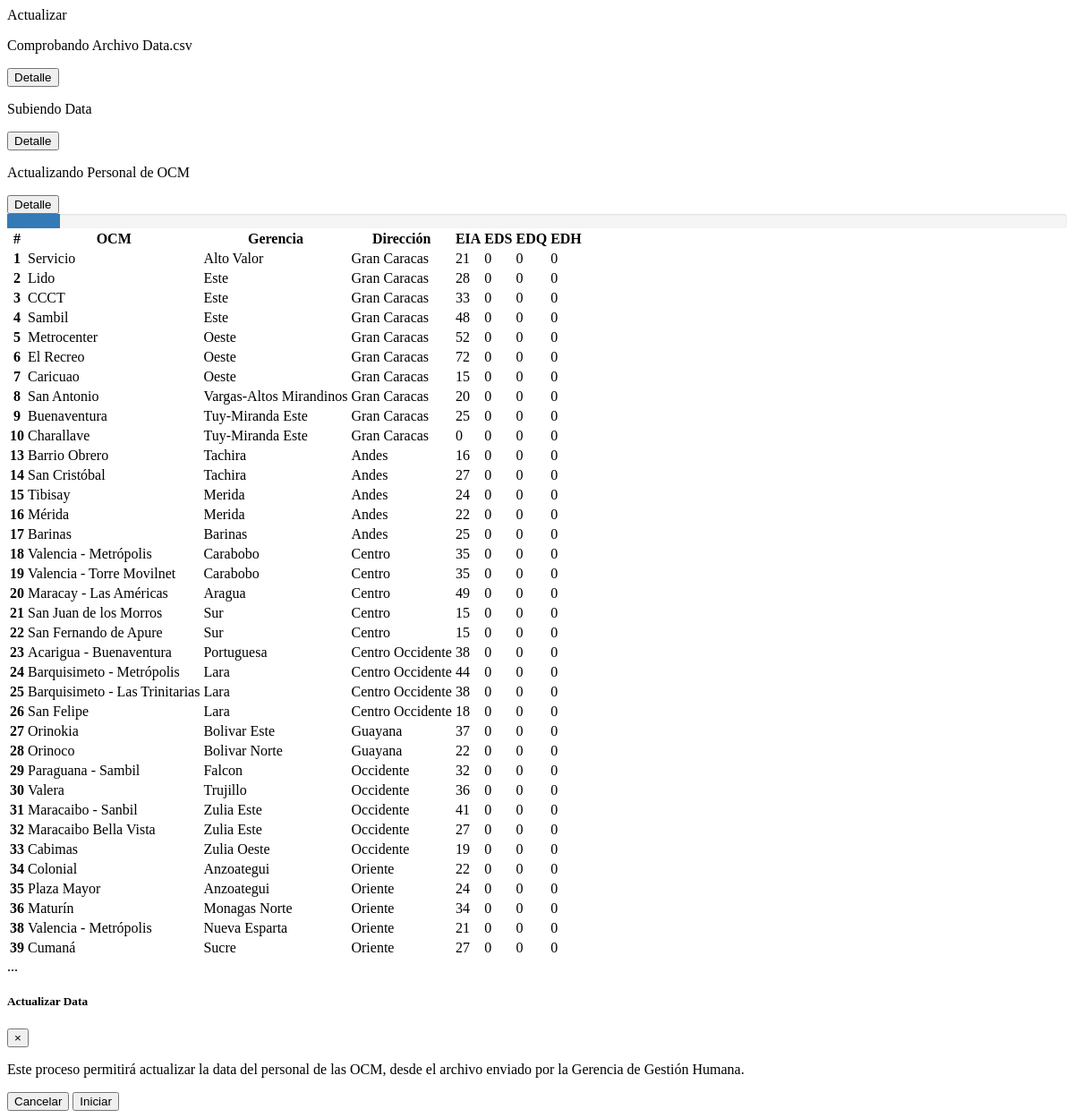
Screenshot of /Views/dataocm.php with the database file from the repository.
### tables this page shows
CREATE TABLE `oficinas` (
  `id` int(11) NOT NULL,
  `nombre` varchar(75) NOT NULL,
  `gerencia_id` int(11) NOT NULL,
  `eia` int(11) NOT NULL,
  `eds` int(11) NOT NULL,
  `edq` int(11) NOT NULL,
  `edh` int(11) NOT NULL,
  `tpa` float(11,2) NOT NULL,
  `p_ige` float(11,2) NOT NULL,
  `p_ecu` float(11,2) NOT NULL,
  `p_ecn` float(11,2) NOT NULL,
  `p_ret` float(11,2) NOT NULL,
  `p_ven` float(11,2) NOT NULL,
  `p_tpa` float(11,2) NOT NULL,
  `p_fal` float(11,2) NOT NULL
);

CREATE TABLE `gerencias` (
  `id` int(11) NOT NULL,
  `nombre` varchar(75) NOT NULL,
  `direcccion_id` int(11) NOT NULL,
  `titular` varchar(75) NOT NULL,
  `email` varchar(75) NOT NULL,
  `telefono1` varchar(11) NOT NULL,
  `telefono2` varchar(11) NOT NULL
);

CREATE TABLE `direcciones` (
  `id` int(11) NOT NULL,
  `nombre` varchar(75) NOT NULL,
  `titular` varchar(75) NOT NULL,
  `email` varchar(75) NOT NULL,
  `telefono1` varchar(11) NOT NULL,
  `telefono2` varchar(11) NOT NULL
);

### Autoload.php (called while the page is built, shortened)
<?php namespace Config;
	class Autoload{
		public static function run (){
			spl_autoload_register(function($class){
				$ruta = str_replace("\\", "/", $class). ".php";
				$ruta = $ruta;
			});
		}
	}
 ?>

### Models/Conexion.php (called while the page is built, shortened)
<?php namespace Models;
class Conexion {
	private $con;
	public function __construct (){
    $this->con = new \PDO('mysql:host=localhost;dbname=gpcg;charset=utf8mb4', 'root', '');
    $this->con->setAttribute(\PDO::ATTR_ERRMODE, \PDO::ERRMODE_EXCEPTION);
	}
	public function consultaRetorno ($sql){
		$utils = $this->con->query($sql);
		return $utils;
	}
}
 ?>

### Controllers/controllerApp.php (called while the page is built, shortened)
<?php namespace Controllers;
require_once "../Autoload.php";
class controllerApp
{
	function listarocm()
	{
		$this->datos = new modelsApp;
		$datos = $this->datos->listarocm();
		return $datos;
	}
}
?>

### Models/modelsApp.php (called while the page is built, shortened)
<?php namespace Models;
require_once "../Autoload.php";
class modelsApp
{
	function __construct()
	{
		$this->con = new Conexion();
	}
	function listarocm ()
	{
		$sql = 'SELECT o.id AS id, o.nombre AS nombre, g.nombre AS gerencia, d.nombre AS direccion, o.tpa AS tpa, o.eia AS eia, o.eds AS eds, o.edq AS edq, o.edh AS edh
		FROM oficinas AS o, gerencias AS g, direcciones AS d
		WHERE o.gerencia_id = g.id AND g.direcccion_id = d.id';
		$this->datos = $this->con->consultaRetorno($sql);
		return $this->datos;
	}
}
?>

### Views/dataocm.php (the view, shortened to what this page needs)
<?php namespace Views;
require_once "../Autoload.php";
$datos = new controllerApp;
$data = $datos->listarocm();
?>
<div class="row mt-3">
	<div class="col-12 d-flex justify-content-end">
		<a class="btn btn-outline-primary px-4" onclick="crear('actulizardata',2)" data-toggle="modal" data-target="#modalEjecutarAct" id="btn-actualizar">Actualizar</a>
	</div>
</div>
<div class="d-none" id="procesarAct">
<div class="row d-flex justify-content-center">
	<div class="col-3 text-center">
		<p>Comprobando Archivo Data.csv</p>
		<button type="button" class="btn btn-sm btn-outline-warning paso1 invisible" data-toggle="tooltip" data-placement="bottom" title="Detalle del Data.csv" id="detallePaso1">Detalle</button>
	</div>
	<div class="col-3 text-center">
		<p>Subiendo Data</p>
		<button type="button" class="btn btn-sm btn-outline-warning paso2 invisible" data-toggle="tooltip" data-placement="bottom" title="Regsitros en Data.csv" id="detallePaso2">Detalle</button>
	</div>
	<div class="col-3 text-center">
		<p>Actualizando Personal de OCM</p>
		<button type="button" class="btn btn-sm btn-outline-warning paso3 invisible" data-toggle="tooltip" data-placement="bottom" title="Detalle Personal Activo" id="detallePaso3">Detalle</button>
	</div>
</div>
<div class="row mt-5">
	<div class="col-8">
		<div class="progress">
			<div class="progress-bar progress-bar-striped progress-bar-animated" role="progressbar" aria-valuemin="0" aria-valuemax="100" style="width: 5%" id="anchoprogress"></div>
		</div>
	</div>
</div>
</div>
<div class="row mt-3">
	<div class="col">
		<div class="table-responsive-sm">
			<table class="table table-striped text-light" id="tablaocm">
				<thead>
					<tr>
						<th scope="col">#</th>
						<th scope="col">OCM</th>
						<th scope="col">Gerencia</th>
						<th scope="col">Dirección</th>
						<th scope="col">EIA</th>
						<th scope="col">EDS</th>
						<th scope="col">EDQ</th>
						<th scope="col">EDH</th>
					</tr>
				</thead>
				<tbody>
					<?php foreach ($data as $ocm) { ?>
					<tr>
						<th scope="row"><?php echo $ocm['id']; ?></th>
						<td><?php echo $ocm['nombre']; ?></td>
						<td><?php echo $ocm['gerencia']; ?></td>
						<td><?php echo $ocm['direccion']; ?></td>
						<td><?php echo $ocm['eia']; ?></td>
						<td><?php echo $ocm['eds']; ?></td>
						<td><?php echo $ocm['edq']; ?></td>
						<td><?php echo $ocm['edh']; ?></td>
					</tr>
					<?php } ?>
				</tbody>
			</table>
		</div>
	</div>
</div>
<div class="modal fade bd-example-modal-sm" tabindex="-1" role="dialog" aria-labelledby="mySmallModalLabel" aria-hidden="true">
  <div class="modal-dialog modal-sm">
    <div class="modal-content">
      ...
    </div>
  </div>
</div>
<div class="modal fade" id="modalEjecutarAct" tabindex="-1" role="dialog" aria-labelledby="exampleModalCenterTitle" aria-hidden="true">
	<div class="modal-dialog modal-dialog-centered" role="document">
		<div class="modal-content">
			<div class="modal-header">
				<h5 class="modal-title" id="exampleModalCenterTitle">Actualizar Data</h5>
				<button type="button" class="close" data-dismiss="modal" aria-label="Close">
					<span aria-hidden="true">&times;</span>
				</button>
			</div>
			<div class="modal-body">
				<p>Este proceso permitirá actualizar la data del personal de las OCM, desde el archivo enviado por la Gerencia de Gestión Humana.</p>
			</div>
			<div class="modal-footer">
				<button type="button" class="btn btn-secondary" data-dismiss="modal">Cancelar</button>
				<button type="button" class="btn btn-primary" onclick="crear('siguienteAct',2)">Iniciar</button>
			</div>
		</div>
	</div>
</div>

### Views/dataocm.php (style rules this page uses)
.progress-bar { height: 100%; width: 0; color: #fff; background-color: #337ab7; transition: width .6s ease; }
.progress { height: 1em; width: 100%; background-color: #f5f5f5; border-radius: 4px; box-shadow: inset 0 1px 2px rgba(0,0,0,.1); }

### rows the page displays
oficinas: id "1", nombre "Servicio", gerencia.nombre "Alto Valor", direcciones.nombre "Gran Caracas", eia "21", eds "0", edq "0", edh "0"
oficinas: id "2", nombre "Lido", gerencia.nombre "Este", direcciones.nombre "Gran Caracas", eia "28", eds "0", edq "0", edh "0"
oficinas: id "3", nombre "CCCT", gerencia.nombre "Este", direcciones.nombre "Gran Caracas", eia "33", eds "0", edq "0", edh "0"
oficinas: id "4", nombre "Sambil", gerencia.nombre "Este", direcciones.nombre "Gran Caracas", eia "48", eds "0", edq "0", edh "0"
oficinas: id "5", nombre "Metrocenter", gerencia.nombre "Oeste", direcciones.nombre "Gran Caracas", eia "52", eds "0", edq "0", edh "0"
oficinas: id "6", nombre "El Recreo", gerencia.nombre "Oeste", direcciones.nombre "Gran Caracas", eia "72", eds "0", edq "0", edh "0"
oficinas: id "7", nombre "Caricuao", gerencia.nombre "Oeste", direcciones.nombre "Gran Caracas", eia "15", eds "0", edq "0", edh "0"
oficinas: id "8", nombre "San Antonio", gerencia.nombre "Vargas-Altos Mirandinos", direcciones.nombre "Gran Caracas", eia "20", eds "0", edq "0", edh "0"
oficinas: id "9", nombre "Buenaventura", gerencia.nombre "Tuy-Miranda Este", direcciones.nombre "Gran Caracas", eia "25", eds "0", edq "0", edh "0"
oficinas: id "10", nombre "Charallave", gerencia.nombre "Tuy-Miranda Este", direcciones.nombre "Gran Caracas", eia "0", eds "0", edq "0", edh "0"
oficinas: id "13", nombre "Barrio Obrero", gerencia.nombre "Tachira", direcciones.nombre "Andes", eia "16", eds "0", edq "0", edh "0"
oficinas: id "14", nombre "San Cristóbal", gerencia.nombre "Tachira", direcciones.nombre "Andes", eia "27", eds "0", edq "0", edh "0"
oficinas: id "15", nombre "Tibisay", gerencia.nombre "Merida", direcciones.nombre "Andes", eia "24", eds "0", edq "0", edh "0"
oficinas: id "16", nombre "Mérida", gerencia.nombre "Merida", direcciones.nombre "Andes", eia "22", eds "0", edq "0", edh "0"
oficinas: id "17", nombre "Barinas", gerencia.nombre "Barinas", direcciones.nombre "Andes", eia "25", eds "0", edq "0", edh "0"
oficinas: id "18", nombre "Valencia - Metrópolis", gerencia.nombre "Carabobo", direcciones.nombre "Centro", eia "35", eds "0", edq "0", edh "0"
oficinas: id "19", nombre "Valencia - Torre Movilnet", gerencia.nombre "Carabobo", direcciones.nombre "Centro", eia "35", eds "0", edq "0", edh "0"
oficinas: id "20", nombre "Maracay - Las Américas", gerencia.nombre "Aragua", direcciones.nombre "Centro", eia "49", eds "0", edq "0", edh "0"
oficinas: id "21", nombre "San Juan de los Morros", gerencia.nombre "Sur", direcciones.nombre "Centro", eia "15", eds "0", edq "0", edh "0"
oficinas: id "22", nombre "San Fernando de Apure", gerencia.nombre "Sur", direcciones.nombre "Centro", eia "15", eds "0", edq "0", edh "0"
oficinas: id "23", nombre "Acarigua - Buenaventura", gerencia.nombre "Portuguesa", direcciones.nombre "Centro Occidente", eia "38", eds "0", edq "0", edh "0"
oficinas: id "24", nombre "Barquisimeto - Metrópolis", gerencia.nombre "Lara", direcciones.nombre "Centro Occidente", eia "44", eds "0", edq "0", edh "0"
oficinas: id "25", nombre "Barquisimeto - Las Trinitarias", gerencia.nombre "Lara", direcciones.nombre "Centro Occidente", eia "38", eds "0", edq "0", edh "0"
oficinas: id "26", nombre "San Felipe", gerencia.nombre "Lara", direcciones.nombre "Centro Occidente", eia "18", eds "0", edq "0", edh "0"
oficinas: id "27", nombre "Orinokia", gerencia.nombre "Bolivar Este", direcciones.nombre "Guayana", eia "37", eds "0", edq "0", edh "0"
oficinas: id "28", nombre "Orinoco", gerencia.nombre "Bolivar Norte", direcciones.nombre "Guayana", eia "22", eds "0", edq "0", edh "0"
oficinas: id "29", nombre "Paraguana - Sambil", gerencia.nombre "Falcon", direcciones.nombre "Occidente", eia "32", eds "0", edq "0", edh "0"
oficinas: id "30", nombre "Valera", gerencia.nombre "Trujillo", direcciones.nombre "Occidente", eia "36", eds "0", edq "0", edh "0"
oficinas: id "31", nombre "Maracaibo - Sanbil", gerencia.nombre "Zulia Este", direcciones.nombre "Occidente", eia "41", eds "0", edq "0", edh "0"
oficinas: id "32", nombre "Maracaibo Bella Vista", gerencia.nombre "Zulia Este", direcciones.nombre "Occidente", eia "27", eds "0", edq "0", edh "0"
oficinas: id "33", nombre "Cabimas", gerencia.nombre "Zulia Oeste", direcciones.nombre "Occidente", eia "19", eds "0", edq "0", edh "0"
oficinas: id "34", nombre "Colonial", gerencia.nombre "Anzoategui", direcciones.nombre "Oriente", eia "22", eds "0", edq "0", edh "0"
oficinas: id "35", nombre "Plaza Mayor", gerencia.nombre "Anzoategui", direcciones.nombre "Oriente", eia "24", eds "0", edq "0", edh "0"
oficinas: id "36", nombre "Maturín", gerencia.nombre "Monagas Norte", direcciones.nombre "Oriente", eia "34", eds "0", edq "0", edh "0"
oficinas: id "38", nombre "Valencia - Metrópolis", gerencia.nombre "Nueva Esparta", direcciones.nombre "Oriente", eia "21", eds "0", edq "0", edh "0"
oficinas: id "39", nombre "Cumaná", gerencia.nombre "Sucre", direcciones.nombre "Oriente", eia "27", eds "0", edq "0", edh "0"
